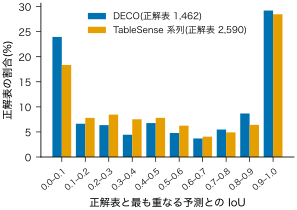

Source code (Python):
"""Plot best-match IoU distributions from tracked DECO and TableSense results. Uses matplotlib and writes figures/fig-iou-hist.pdf."""

from __future__ import annotations

import _lib as L


def main() -> None:
    plt = L.mpl()
    import numpy as np

    deco, ts = L.load_deco_eval(), L.load_tablesense_eval()
    d, t = deco["micro"]["iou_dist"]["gt"], ts["micro"]["iou_dist"]["gt"]
    bins = np.arange(10)
    w = 0.4
    fig, ax = plt.subplots(figsize=(L.COL_W_IN, 2.0))
    ax.bar(bins - w / 2, 100 * np.array(d["hist"]) / d["n"], w, color=L.C_L1, label=f"DECO(正解表 {d['n']:,})")
    ax.bar(bins + w / 2, 100 * np.array(t["hist"]) / t["n"], w, color=L.C_L2, label=f"TableSense 系列(正解表 {t['n']:,})")
    ax.set_xticks(bins)
    ax.set_xticklabels([f"{i / 10:.1f}–{(i + 1) / 10:.1f}" for i in range(10)], fontsize=5.8, rotation=40,
                       ha="right", rotation_mode="anchor")
    ax.set_xlabel("正解表と最も重なる予測との IoU")
    ax.set_ylabel("正解表の割合(%)")
    ax.legend(frameon=False, loc="upper center")
    print(f"[fig-iou-hist] share>=0.9 DECO {100 * d['share_ge_09']:.1f}% / TS {100 * t['share_ge_09']:.1f}%; "
          f"share<0.1 DECO {100 * d['hist'][0] / d['n']:.1f}% / TS {100 * t['hist'][0] / t['n']:.1f}%")
    L.save(fig, "fig-iou-hist")


if __name__ == "__main__":
    main()
